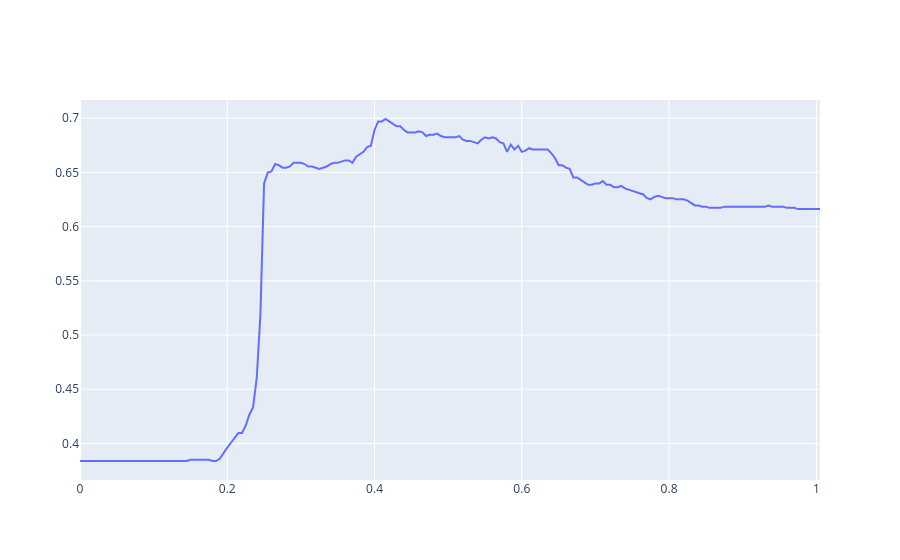

The notebook cell saved with this chart:
### Code cell
thresholds = np.arange(0, 1.01, 0.005)

accuracies = []

for t in thresholds:
    accuracies_t = []

    for i, (train_index, test_index) in enumerate(skf.split(X_select, y)):
        X_train, X_test = X_select.iloc[train_index], X_select.iloc[test_index]
        y_train, y_test = y.iloc[train_index], y.iloc[test_index]
    
        model = LogisticRegression()
        model.fit(X_train, y_train)
        p = model.predict_proba(X_test)[:, 1]

        accuracies_t.append(accuracy_score(y_test, p >= t))

    accuracies.append(np.mean(accuracies_t))

fig = go.Figure(data=go.Scatter(x=thresholds, y=accuracies))
fig.show()

### Figure 1 — Plotly figure (JSON) as saved in the notebook; plotly's stock layout.template omitted (floating-point values rounded to 4 significant figures; data arrays with more than 128 entries replaced by an {"elided": "..."} marker saying what was removed)
{"data": [{"type": "scatter", "x": {"elided": "202 float values"}, "y": {"elided": "202 float values"}}], "layout": {}}
